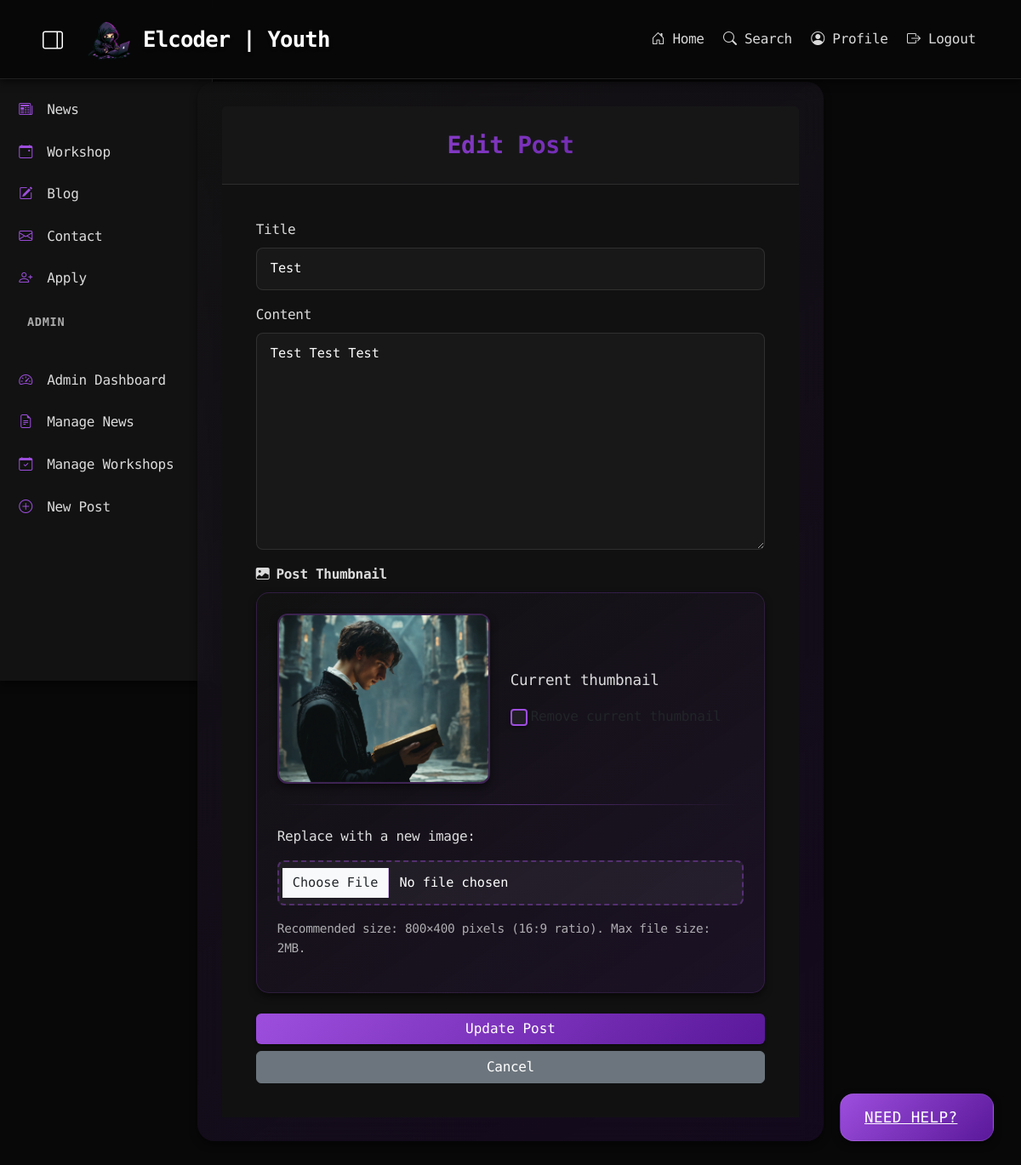
Page /post/1/edit (signed in) on the committed database.
### app.py (models this page shows)
class Post(db.Model):
    id = db.Column(db.Integer, primary_key=True)
    title = db.Column(db.String(100), nullable=False)
    content = db.Column(db.Text, nullable=False)
    date_posted = db.Column(db.DateTime, nullable=False, default=datetime.utcnow)
    user_id = db.Column(db.Integer, db.ForeignKey('user.id'), nullable=False)
    comments = db.relationship('Comment', backref='post', lazy=True, cascade='all, delete-orphan')
    likes = db.relationship('PostLike', backref='post', lazy=True, cascade='all, delete-orphan')
    thumbnail = db.Column(db.String(200))

### app.py (the view, shortened to what this page needs)
@app.route('/post/<int:post_id>/edit', methods=['GET', 'POST'])
@login_required
def edit_post(post_id):
    post = Post.query.get_or_404(post_id)
    if post.author != current_user and not current_user.is_admin:
        abort(403)
    return render_template('edit_post.html', post=post)

### app.py (called while the page is built)
@login_manager.user_loader
def load_user(user_id):
    return User.query.get(int(user_id))

### templates/edit_post.html (shortened to what this page needs)
{% extends "base.html" %}
{% block content %}
<div class="row">
    <div class="col-md-8 offset-md-2">
        <div class="card">
            <div class="card-header">
                <h3 class="text-center">Edit Post</h3>
            </div>
            <div class="card-body">
                <form method="POST" enctype="multipart/form-data">
                    <div class="mb-3">
                        <label for="title" class="form-label">Title</label>
                        <input type="text" class="form-control" id="title" name="title" value="{{ post.title }}" required>
                    </div>
                    <div class="mb-3">
                        <label for="content" class="form-label">Content</label>
                        <textarea class="form-control" id="content" name="content" rows="10" required>{{ post.content }}</textarea>
                    </div>
                    <div class="mb-4 thumbnail-container">
                        <label for="thumbnail" class="form-label fw-bold">
                            <i class="bi bi-image-fill me-2"></i>Post Thumbnail
                        </label>
                        <div class="thumbnail-card">
                            {% if post.thumbnail %}
                            <div class="current-thumbnail">
                                <div class="thumbnail-preview">
                                    <img src="{{ url_for('static', filename='uploads/' + post.thumbnail) }}"
                                        alt="Post thumbnail"
                                        class="thumbnail-image">
                                </div>
                                <div class="thumbnail-info">
                                    <p class="thumbnail-label">Current thumbnail</p>
                                    <div class="form-check thumbnail-remove">
                                        <input class="form-check-input" type="checkbox" id="remove_thumbnail" name="remove_thumbnail">
                                        <label class="form-check-label" for="remove_thumbnail">
                                        </label>
                                    </div>
                                </div>
                            </div>
                            <div class="thumbnail-divider"></div>
                            {% endif %}
                            <div class="thumbnail-upload">
                                <p class="upload-label">{% if post.thumbnail %}Replace with a new image:{% else %}Add a thumbnail image:{% endif %}</p>
                                <div class="upload-control">
                                    <input type="file" class="form-control" id="thumbnail" name="thumbnail" accept="image/*">
                                </div>
                                <p class="upload-help">Recommended size: 800×400 pixels (16:9 ratio). Max file size: 2MB.</p>
                            </div>
                        </div>
                    </div>
                    <div class="d-grid gap-2">
                        <button type="submit" class="btn btn-primary">Update Post</button>
                        <a href="{{ url_for('post', post_id=post.id) }}" class="btn btn-secondary">Cancel</a>
                    </div>
                </form>
            </div>
        </div>
    </div>
</div>
{% endblock %}

### rows in the picture
Post: title "Test", content "Test Test Test", thumbnail (picture)
